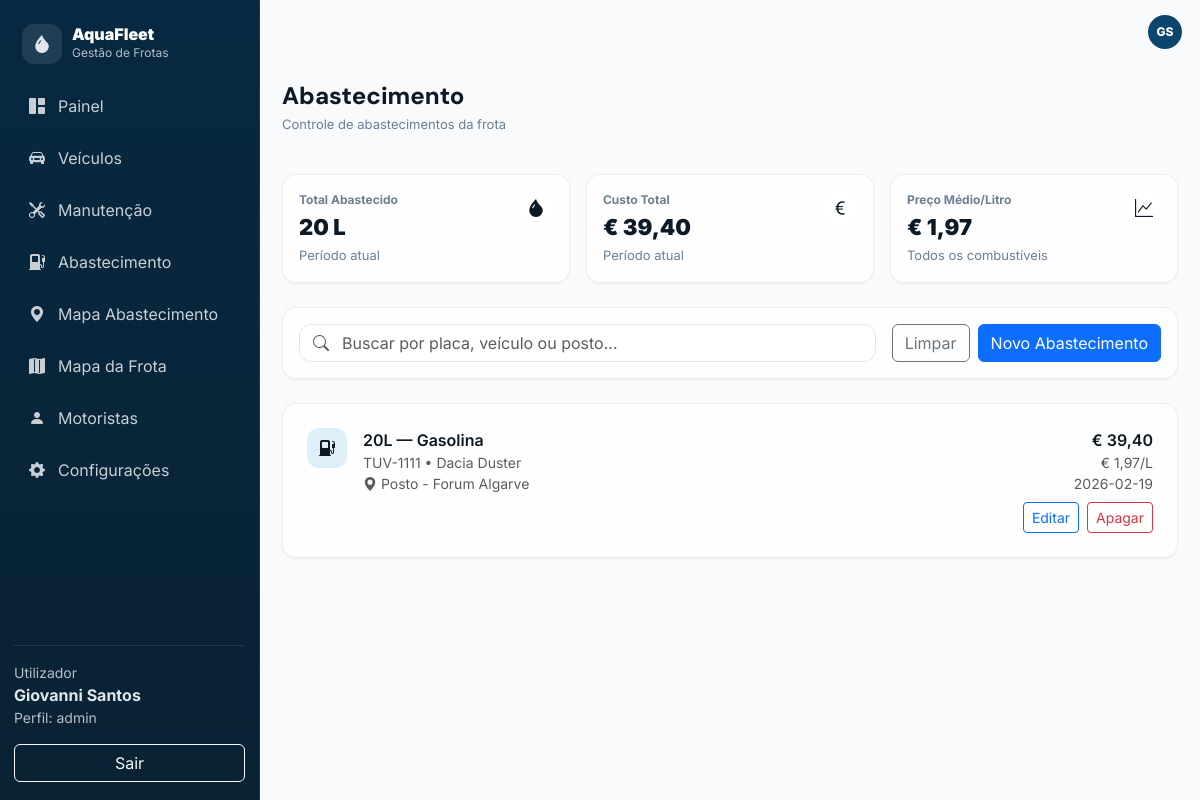
Page /abastecimentos/index.php (signed in) on the earlier database version.
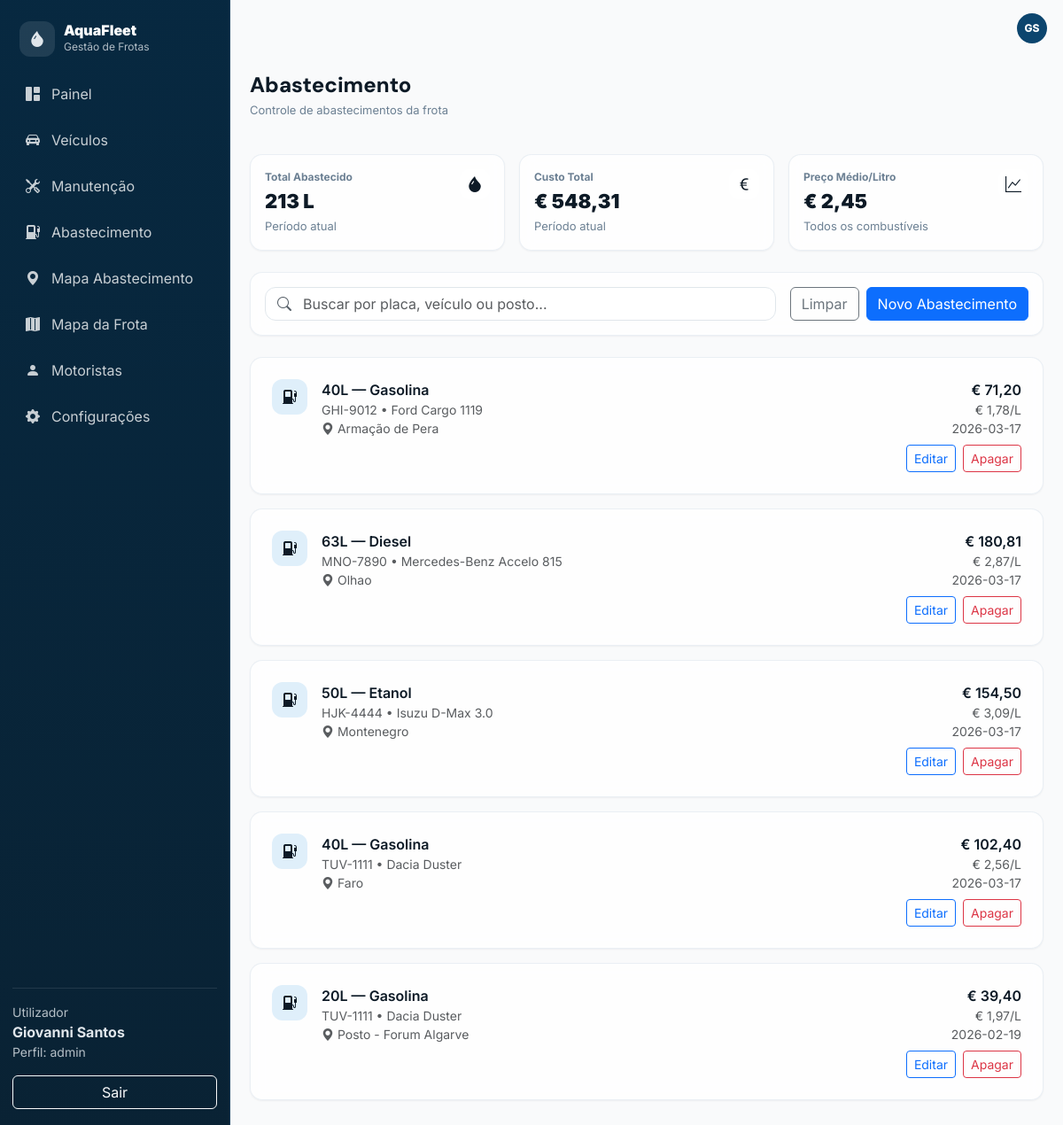
Same page on the later database version.
### tables this page shows
CREATE TABLE `abastecimentos` (
  `id` int(10) UNSIGNED NOT NULL,
  `viatura_id` int(10) UNSIGNED NOT NULL,
  `colaborador_id` int(10) UNSIGNED DEFAULT NULL,
  `posto` varchar(120) NOT NULL,
  `combustivel` varchar(30) NOT NULL,
  `litros` decimal(10,2) NOT NULL,
  `preco_litro` decimal(10,3) NOT NULL,
  `total` decimal(10,2) NOT NULL,
  `data_abastecimento` date NOT NULL,
  `observacoes` text DEFAULT NULL,
  `criado_em` timestamp NOT NULL DEFAULT current_timestamp(),
  `latitude` decimal(10,7) DEFAULT NULL,
  `longitude` decimal(10,7) DEFAULT NULL
);

CREATE TABLE `viaturas` (
  `id` int(10) UNSIGNED NOT NULL,
  `matricula` varchar(20) NOT NULL,
  `marca_modelo` varchar(120) NOT NULL,
  `tipo` enum('Ligeiro','Pick-up','Carrinha','Camião','Elétrico','Outro') NOT NULL DEFAULT 'Ligeiro',
  `combustivel` enum('Diesel','Gasolina','Elétrico','Híbrido','Outro') NOT NULL DEFAULT 'Diesel',
  `quilometragem` int(10) UNSIGNED NOT NULL DEFAULT 0,
  `estado` enum('Disponível','Atribuída','Em Manutenção','Inativo') NOT NULL DEFAULT 'Disponível',
  `observacoes` text DEFAULT NULL,
  `infraestrutura_id` int(11) DEFAULT NULL,
  `criado_em` timestamp NOT NULL DEFAULT current_timestamp(),
  `atualizado_em` timestamp NOT NULL DEFAULT current_timestamp() ON UPDATE current_timestamp()
);

### abastecimentos/index.php (the view, shortened to what this page needs)
<?php
$active = 'abastecimento';
require_once __DIR__ . "/../inc/database.php";
require_once __DIR__ . "/../inc/header.php";
function h($s) { return htmlspecialchars((string)$s, ENT_QUOTES, 'UTF-8'); }
$q = trim($_GET['q'] ?? '');
function fetchOneFloat($ligacao, $sql, $field='v') {
  $r = mysqli_query($ligacao, $sql);
  $row = mysqli_fetch_assoc($r);
  return (float)($row[$field] ?? 0);
}
$totalLitros = fetchOneFloat($ligacao, "SELECT COALESCE(SUM(litros),0) AS v FROM abastecimentos");
$custoTotal  = fetchOneFloat($ligacao, "SELECT COALESCE(SUM(total),0) AS v FROM abastecimentos");
$precoMedio  = fetchOneFloat($ligacao, "SELECT COALESCE(AVG(preco_litro),0) AS v FROM abastecimentos");
$sql = "SELECT
          a.id, a.viatura_id, a.colaborador_id, a.posto, a.combustivel,
          a.litros, a.preco_litro, a.total, a.data_abastecimento,
          v.matricula, v.marca_modelo
        FROM abastecimentos a
        LEFT JOIN viaturas v ON v.id = a.viatura_id";
$sql .= " ORDER BY a.data_abastecimento DESC, a.id DESC";
$rows = [];
$res = mysqli_query($ligacao, $sql);
if ($res) while ($r = mysqli_fetch_assoc($res)) $rows[] = $r;
?>
<div class="page-max-6xl space-y-6">
  <div>
    <h1 class="page-title">Abastecimento</h1>
    <div class="page-subtitle">Controle de abastecimentos da frota</div>
  </div>
  <div class="row g-3">
    <div class="col-12 col-md-4">
      <div class="glass-card p-3 h-100">
        <div class="d-flex justify-content-between align-items-start">
          <div>
            <div class="kpi-label">Total Abastecido</div>
            <div class="kpi-value"><?php echo number_format($totalLitros, 0, ',', '.'); ?> L</div>
            <div class="kpi-sub">Período atual</div>
          </div>
          <div class="kpi-ico"><i class="bi bi-droplet-fill"></i></div>
        </div>
      </div>
    </div>
    <div class="col-12 col-md-4">
      <div class="glass-card p-3 h-100">
        <div class="d-flex justify-content-between align-items-start">
          <div>
            <div class="kpi-label">Custo Total</div>
            <div class="kpi-value">€ <?php echo number_format($custoTotal, 2, ',', '.'); ?></div>
            <div class="kpi-sub">Período atual</div>
          </div>
          <div class="kpi-ico"><i class="bi bi-currency-euro"></i></div>
        </div>
      </div>
    </div>
    <div class="col-12 col-md-4">
      <div class="glass-card p-3 h-100">
        <div class="d-flex justify-content-between align-items-start">
          <div>
            <div class="kpi-label">Preço Médio/Litro</div>
            <div class="kpi-value">€ <?php echo number_format($precoMedio, 2, ',', '.'); ?></div>
            <div class="kpi-sub">Todos os combustíveis</div>
          </div>
          <div class="kpi-ico"><i class="bi bi-graph-up"></i></div>
        </div>
      </div>
    </div>
  </div>
  <div class="glass-card p-3">
    <div class="d-flex flex-column flex-lg-row gap-3 align-items-stretch align-items-lg-center">
      <div class="flex-grow-1">
        <form method="get">
          <div class="searchbox">
            <span class="search-ico"><i class="bi bi-search"></i></span>
            <input
              type="text"
              class="form-control"
              name="q"
              placeholder="Buscar por placa, veículo ou posto..."
              value="<?php echo h($q); ?>"
            >
          </div>
        </form>
      </div>
      <div class="d-flex gap-2">
        <a class="btn btn-outline-secondary" href="index.php">Limpar</a>
        <a class="btn btn-primary" href="create.php">Novo Abastecimento</a>
      </div>
    </div>
  </div>
  <div class="vstack gap-3">
    <?php if (count($rows) > 0): ?>
      <?php foreach ($rows as $a): ?>
        <?php
          $id = (int)$a['id'];
          $litros = (float)$a['litros'];
          $comb = (string)$a['combustivel'];
          $posto = (string)$a['posto'];
          $total = (float)$a['total'];
          $preco = (float)$a['preco_litro'];
          $data = (string)$a['data_abastecimento'];
          $mat = (string)($a['matricula'] ?? '-');
          $nomeV = (string)($a['marca_modelo'] ?? '');
        ?>
        <div class="glass-card p-4">
          <div class="d-flex justify-content-between gap-3">
            <div class="d-flex gap-3">
              <div class="list-ico" style="width:40px;height:40px;"><i class="bi bi-fuel-pump-fill"></i></div>
              <div class="min-w-0">
                <div class="fw-semibold"><?php echo h(number_format($litros, 0, ',', '.')); ?>L — <?php echo h($comb); ?></div>
                <div class="small text-muted"><?php echo h($mat); ?> • <?php echo h($nomeV); ?></div>
                <div class="small text-muted"><i class="bi bi-geo-alt-fill"></i> <?php echo h($posto); ?></div>
              </div>
            </div>
            <div class="text-end">
              <div class="fw-semibold">€ <?php echo number_format($total, 2, ',', '.'); ?></div>
              <div class="small text-muted">€ <?php echo number_format($preco, 2, ',', '.'); ?>/L</div>
              <div class="small text-muted"><?php echo h($data); ?></div>
              <div class="d-flex gap-2 justify-content-end mt-2">
                <a class="btn btn-sm btn-outline-primary" href="edit.php?id=<?php echo $id; ?>">Editar</a>
                <a class="btn btn-sm btn-outline-danger" href="delete.php?id=<?php echo $id; ?>">Apagar</a>
              </div>
            </div>
          </div>
        </div>
      <?php endforeach; ?>
    <?php else: ?>
      <div class="glass-card p-4 text-center text-muted">Nenhum abastecimento encontrado.</div>
    <?php endif; ?>
  </div>
</div>
<?php
require_once __DIR__ . "/../inc/footer.php";
?>

### inc/header.php (shortened to what this page needs)
<?php
$BASE_URL = rtrim(dirname($_SERVER['SCRIPT_NAME']), '/');
$iniciais = '';
$nomeUser = $_SESSION['user_nome'] ?? '';
if ($nomeUser) {
  $parts = preg_split('/\s+/', trim($nomeUser));
  $iniciais = strtoupper(substr($parts[0], 0, 1) . (isset($parts[1]) ? substr($parts[1], 0, 1) : ''));
} else {
  $iniciais = 'GS';
}
?>
<!doctype html>
<html lang="pt">
<head>
  <link rel="stylesheet" href="<?php echo $BASE_URL; ?>/css/bootstrap_css/bootstrap.min.css">
  <link rel="stylesheet" href="https://cdn.jsdelivr.net/npm/bootstrap-icons@1.11.3/font/bootstrap-icons.min.css">
  <link rel="stylesheet" href="<?php echo $BASE_URL; ?>/css/style_css/style.css">
</head>
<body>
<div class="app">
  <aside class="sidebar d-flex flex-column">
    <div class="brand">
      <div class="brand-badge"><i class="bi bi-droplet-fill"></i></div>
      <div>
        <p class="brand-title mb-0">AquaFleet</p>
        <p class="brand-sub mb-0">Gestão de Frotas</p>
      </div>
    </div>
    <nav class="nav flex-column nav-side">
      <a class="nav-link <?php echo ($active==='dashboard') ? 'active' : ''; ?>" href="<?php echo $BASE_URL; ?>/index.php">
        <span class="nav-ico"><i class="bi bi-grid-1x2-fill"></i></span>
        <span>Painel</span>
      </a>
      <a class="nav-link <?php echo ($active==='viaturas') ? 'active' : ''; ?>" href="<?php echo $BASE_URL; ?>/viaturas/index.php">
        <span class="nav-ico"><i class="bi bi-car-front-fill"></i></span>
        <span>Veículos</span>
      </a>
      <a class="nav-link <?php echo ($active==='manutencao') ? 'active' : ''; ?>" href="<?php echo $BASE_URL; ?>/manutencao/index.php">
        <span class="nav-ico"><i class="bi bi-tools"></i></span>
        <span>Manutenção</span>
      </a>
      <a class="nav-link <?php echo ($active==='abastecimentos') ? 'active' : ''; ?>" href="<?php echo $BASE_URL; ?>/abastecimentos/index.php">
        <span class="nav-ico"><i class="bi bi-fuel-pump-fill"></i></span>
        <span>Abastecimento</span>
      </a>
      <a class="nav-link <?php echo ($active==='mapa_abastecimentos') ? 'active' : ''; ?>" href="<?php echo $BASE_URL; ?>/abastecimentos/mapa.php">
        <span class="nav-ico"><i class="bi bi-geo-alt-fill"></i></span>
        <span>Mapa Abastecimento</span>
      </a>
      <a class="nav-link <?php echo ($active==='mapa_frota') ? 'active' : ''; ?>" href="<?php echo $BASE_URL; ?>/mapa-frota/index.php">
        <span class="nav-ico"><i class="bi bi-map-fill"></i></span>
        <span>Mapa da Frota</span>
      </a>
      <a class="nav-link <?php echo ($active==='motoristas') ? 'active' : ''; ?>" href="<?php echo $BASE_URL; ?>/motoristas/index.php">
        <span class="nav-ico"><i class="bi bi-person-fill"></i></span>
        <span>Motoristas</span>
      </a>
      <a class="nav-link <?php echo ($active==='config') ? 'active' : ''; ?>" href="<?php echo $BASE_URL; ?>/configuracoes/index.php">
        <span class="nav-ico"><i class="bi bi-gear-fill"></i></span>
        <span>Configurações</span>
      </a>
    </nav>
    <div class="sidebar-user mt-auto pt-3">
      <div class="small" style="opacity:.8;">Utilizador</div>
      <div><strong><?php echo htmlspecialchars($_SESSION['user_nome'] ?? ''); ?></strong></div>
      <div class="small" style="opacity:.8;">Perfil: <?php echo htmlspecialchars($_SESSION['user_perfil'] ?? ''); ?></div>
      <a class="btn btn-outline-light w-100 mt-3" href="<?php echo $BASE_URL; ?>/logout.php">Sair</a>
    </div>
  </aside>
  <div class="mainwrap">
    <div class="topbar">
      <div class="avatar"><?php echo htmlspecialchars($iniciais); ?></div>
    </div>
    <div class="content">

### inc/footer.php (shortened to what this page needs)
    </div>
  </div>
</div>
</body>
</html>

### css/style_css/style.css (style rules this page uses)
:root { --background: hsl(210 20% 98%); --foreground: hsl(210 50% 10%); --card: hsl(0 0% 100%); --border: hsl(210 20% 90%); --primary: hsl(205 80% 24%); --muted: hsl(210 20% 94%); --muted-foreground: hsl(210 15% 50%); --success: hsl(152 60% 40%); --warning: hsl(38 92% 50%); --info: hsl(205 80% 55%); --danger: hsl(0 72% 51%); --sidebar: hsl(205 80% 14%); --sidebar-accent: hsl(205 70% 20%); --sidebar-foreground: hsl(210 20% 90%); --radius: 14px; }
* { box-sizing: border-box; }
body { background: var(--background); color: var(--foreground); font-family: Inter, sans-serif; margin:0; }
h1,h2,h3,h4,h5,h6 { font-family: "DM Sans", sans-serif; }
.app { display:flex; min-height:100vh; overflow:hidden; }
.sidebar { width:260px; background: linear-gradient(180deg, var(--sidebar), hsl(205 70% 12%)); color: var(--sidebar-foreground); padding:18px 14px; border-right: 1px solid hsl(205 60% 22%); }
.brand { display:flex; gap:10px; align-items:center; padding:6px 8px 16px; }
.brand-badge { width:40px;height:40px;border-radius:12px; background: rgba(255,255,255,.10); display:flex;align-items:center;justify-content:center; font-size:18px; }
.brand-title { font-weight:900; line-height:1.1; color:#fff; }
.brand-sub { font-size:12px; opacity:.78; }
.nav-side .nav-link { color: rgba(255,255,255,.78); border-radius: 12px; padding: 10px 12px; margin: 4px 0; display:flex; gap:10px; align-items:center; text-decoration:none; }
.nav-ico { width:22px; display:inline-flex; justify-content:center; }
.sidebar-user { margin-top:auto; padding-top:14px; border-top:1px solid rgba(255,255,255,.10); }
.mainwrap { flex:1; display:flex; flex-direction:column; min-width:0; }
.topbar { height:64px; display:flex; align-items:center; justify-content:flex-end; padding: 0 18px; background: transparent; }
.avatar { width:34px;height:34px;border-radius:999px; background: var(--primary); color:#fff; display:flex;align-items:center;justify-content:center; font-weight:800; font-size:12px; }
.content { flex:1; overflow:auto; padding: 18px 22px 28px; }
.page-max-6xl { max-width: 1152px; margin: 0 auto; }
.space-y-6 > * + * { margin-top: 24px; }
.page-title { font-size:24px; font-weight:800; margin:0; }
.page-subtitle { color: var(--muted-foreground); font-size:13px; margin-top:4px; }
.glass-card { background: rgba(255,255,255,.80); backdrop-filter: blur(8px); border: 1px solid rgba(226,232,240,.7); box-shadow: 0 1px 2px rgba(15,23,42,.05); border-radius: 14px; }
.form-control, .form-select { border-radius: 12px; border-color: var(--border); background: rgba(255,255,255,.92); }
.min-w-0 { min-width: 0; }
.searchbox { position: relative; }
.search-ico { position:absolute; left:14px; top:50%; transform: translateY(-50%); opacity:.7; }
.searchbox .form-control { padding-left: 42px; }
.kpi-label { font-size: 12px; color: var(--muted-foreground); font-weight: 700; }
.kpi-value { font-size: 22px; font-weight: 900; margin-top: 2px; }
.kpi-sub { font-size: 13px; color: var(--muted-foreground); margin-top: 2px; }
.kpi-ico { width: 34px; height: 34px; border-radius: 12px; background: rgba(255,255,255,.6); display:flex; align-items:center; justify-content:center; font-size: 16px; }
.list-ico { width: 34px; height: 34px; border-radius: 12px; background: rgba(52,152,219,.15); display:flex; align-items:center; justify-content:center; font-size: 15px; }
html, body { height: 100%; }
body { margin: 0; overflow: hidden; }
.app { display: flex; height: 100vh; overflow: hidden; }
.sidebar { width: 260px; height: 100vh; flex: 0 0 260px; background: linear-gradient(180deg, var(--sidebar), hsl(205 70% 12%)); color: var(--sidebar-foreground); overflow: hidden; }
.nav-side { flex: 1 1 auto; overflow: auto; padding-right: 6px; }
.sidebar-user { margin-top: auto; flex: 0 0 auto; }
.mainwrap { flex: 1 1 auto; min-width: 0; height: 100vh; display: flex; flex-direction: column; overflow: hidden; }
.topbar { flex: 0 0 64px; }
.content { flex: 1 1 auto; overflow: auto; -webkit-overflow-scrolling: touch; }
.brand-badge i, .nav-ico i, .kpi-ico i, .list-ico i, .driver-ico i, .icon-box i { line-height: 1; display: inline-flex; align-items: center; justify-content: center; }
.brand-badge i { font-size: 18px; }
.nav-ico i { font-size: 16px; }
.kpi-ico i { font-size: 18px; }
.list-ico i { font-size: 16px; }

Differences in the rows shown:
added abastecimentos: litros "40", combustivel "Gasolina", viatura.matricula "GHI-9012", viatura.marca_modelo "Ford Cargo 1119", posto "Armação de Pera", total "71,20", preco_litro "1,78", data_abastecimento "2026-03-17"
added abastecimentos: litros "63", combustivel "Diesel", viatura.matricula "MNO-7890", viatura.marca_modelo "Mercedes-Benz Accelo 815", posto "Olhao", total "180,81", preco_litro "2,87", data_abastecimento "2026-03-17"
added abastecimentos: litros "50", combustivel "Etanol", viatura.matricula "HJK-4444", viatura.marca_modelo "Isuzu D-Max 3.0", posto "Montenegro", total "154,50", preco_litro "3,09", data_abastecimento "2026-03-17"
added abastecimentos: litros "40", combustivel "Gasolina", viatura.matricula "TUV-1111", viatura.marca_modelo "Dacia Duster", posto "Faro", total "102,40", preco_litro "2,56", data_abastecimento "2026-03-17"
Other differences:
$totalLitros: "20" → "213"
$custoTotal: "39,40" → "548,31"
$precoMedio: "1,97" → "2,45"
